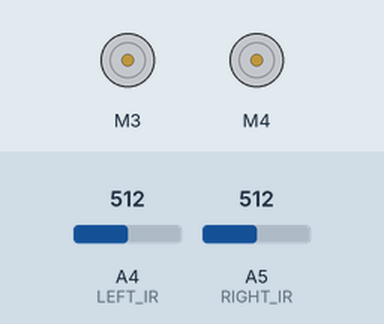
Simulated run of this sketch. Board: Arduino Uno, built with avr-gcc and run on an emulated ATmega328P. Parts: 2 × DC motor (green arrow = forward, orange = backward, longer = faster). The inputs (shaded band) are chosen by the test bench; at power-on: A4 (LEFT_IR) = 512, A5 (RIGHT_IR) = 512.

Above: at 1.2 s.
1.3 s: A4 (LEFT_IR) set to 315
2.8 s: A4 (LEFT_IR) set to 288
At 3.5 s:
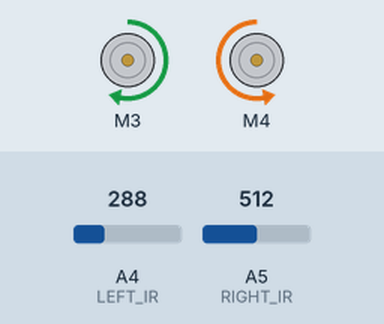
4.4 s: A5 (RIGHT_IR) set to 317
5.9 s: A5 (RIGHT_IR) set to 288
At 7.2 s:
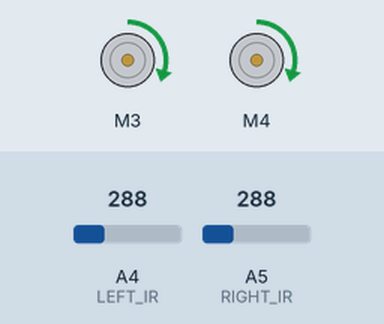
7.5 s: A4 (LEFT_IR) set to 306
At 8.3 s:
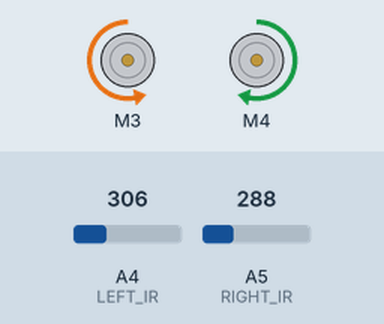
9.1 s: A4 (LEFT_IR) set to 290
At 10.6 s:
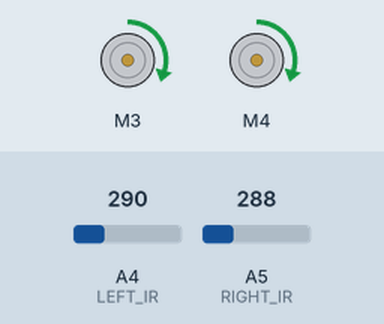
Timing chart, 0 to 11.7 s (numbered marks = the images above; inputs shaded):
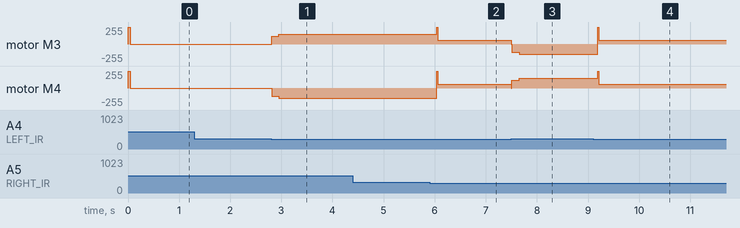

The sketch:

Line_Follower_Car.ino
```cpp
// (licence header left out)
#include <AFMotor.h>

// Debug Macro (Set 1 to enable)
#define DEBUG_PRINT 0

// IR Sensor Pins
#define LEFT_IR  A4
#define RIGHT_IR A5

// Robot Control Parameters
#define DETECT_LIMIT        300
#define FORWARD_SPEED       60
#define TURN_SHARP_SPEED    150
#define TURN_SLIGHT_SPEED   120
#define DELAY_AFTER_TURN    140
#define BEFORE_TURN_DELAY   10

// =============================
// Motor Configuration
// M3 → Left Motor
// M4 → Right Motor
// =============================

AF_DCMotor motorL(3);
AF_DCMotor motorR(4);

// Global Variables
int left_value;
int right_value;
char lastDirection = 'S';   // S = Stop, F = Forward, L = Left, R = Right

// Setup
void setup() {

#if DEBUG_PRINT
  Serial.begin(9600);
#endif

  // Initialize Motors
  motorL.setSpeed(0);
  motorR.setSpeed(0);
  motorL.run(RELEASE);
  motorR.run(RELEASE);

  // Initial Push to Start Movement
  motorL.run(FORWARD);
  motorR.run(FORWARD);
  motorL.setSpeed(255);
  motorR.setSpeed(255);
  delay(40);
}

// Main Loop
void loop() {

  // Read IR Sensors
  left_value  = analogRead(LEFT_IR);
  right_value = analogRead(RIGHT_IR);

#if DEBUG_PRINT
  Serial.print(left_value);
  Serial.print(",");
  Serial.print(right_value);
  Serial.print(",");
  Serial.println(lastDirection);
#endif

  // Decision Making Logic

  // Right detects line
  if (right_value >= DETECT_LIMIT && left_value < DETECT_LIMIT) {
    turnRight();
  }

  // Left detects line
  else if (left_value >= DETECT_LIMIT && right_value < DETECT_LIMIT) {
    turnLeft();
  }

  // No sensor detects line
  else if (left_value < DETECT_LIMIT && right_value < DETECT_LIMIT) {
    moveForward();
  }

  // Both sensors detect line
  else if (left_value >= DETECT_LIMIT && right_value >= DETECT_LIMIT) {
    stopRobot();
  }
}

// Movement Functions
void moveForward() {

  if (lastDirection != 'F') {
    // Initial Boost
    motorL.run(FORWARD);
    motorR.run(FORWARD);
    motorL.setSpeed(255);
    motorR.setSpeed(255);
    delay(20);
    lastDirection = 'F';
  }
  else {
    motorL.run(FORWARD);
    motorR.run(FORWARD);
    motorL.setSpeed(FORWARD_SPEED);
    motorR.setSpeed(FORWARD_SPEED);
  }
}

void stopRobot() {

  if (lastDirection != 'S') {
    // Short Forward Check
    motorL.run(FORWARD);
    motorR.run(FORWARD);
    motorL.setSpeed(255);
    motorR.setSpeed(255);
    delay(40);
    lastDirection = 'S';
  }
  else {
    motorL.setSpeed(0);
    motorR.setSpeed(0);
    motorL.run(RELEASE);
    motorR.run(RELEASE);
  }
}

void turnRight() {

  if (lastDirection != 'R') {
    lastDirection = 'R';

    motorL.setSpeed(0);
    motorR.setSpeed(0);
    delay(BEFORE_TURN_DELAY);

    motorL.run(FORWARD);
    motorR.run(BACKWARD);
    motorL.setSpeed(TURN_SLIGHT_SPEED);
    motorR.setSpeed(TURN_SLIGHT_SPEED);
  }
  else {
    motorL.run(FORWARD);
    motorR.run(BACKWARD);
    motorL.setSpeed(TURN_SHARP_SPEED);
    motorR.setSpeed(TURN_SHARP_SPEED);
  }

  delay(DELAY_AFTER_TURN);
}

void turnLeft() {

  if (lastDirection != 'L') {
    lastDirection = 'L';

    motorL.setSpeed(0);
    motorR.setSpeed(0);
    delay(BEFORE_TURN_DELAY);

    motorR.run(FORWARD);
    motorL.run(BACKWARD);
    motorL.setSpeed(TURN_SLIGHT_SPEED);
    motorR.setSpeed(TURN_SLIGHT_SPEED);
  }
  else {
    motorR.run(FORWARD);
    motorL.run(BACKWARD);
    motorL.setSpeed(TURN_SHARP_SPEED);
    motorR.setSpeed(TURN_SHARP_SPEED);
  }

  delay(DELAY_AFTER_TURN);
}
```

Measured:
- the behaviour switches between 300 and 299 on A4 (LEFT_IR) (found by bisection; images 0 and 1)
- the behaviour switches between 300 and 299 on A5 (RIGHT_IR) (found by bisection; images 1 and 2)
- after the input at 1.3 s, every drawn part: stays the same
- after the input at 2.8 s, motor M3: stopped → forward 120/255 at once, → forward 150/255 0.14 s later; motor M4: stopped → backward 120/255 at once, → backward 150/255 0.14 s later
- after the input at 4.4 s, every drawn part: stays the same
- after the input at 5.9 s, motor M3: forward 150/255 → forward 60/255 after 0.14 s; motor M4: backward 150/255 → forward 60/255 after 0.14 s
- after the input at 7.5 s, motor M3: forward 60/255 → backward 120/255 at once, → backward 150/255 0.15 s later; motor M4: forward 60/255 → forward 120/255 at once, → forward 150/255 0.15 s later
- after the input at 9.1 s, motor M3: backward 150/255 → forward 60/255 after 0.09 s; motor M4: forward 150/255 → forward 60/255 after 0.09 s
